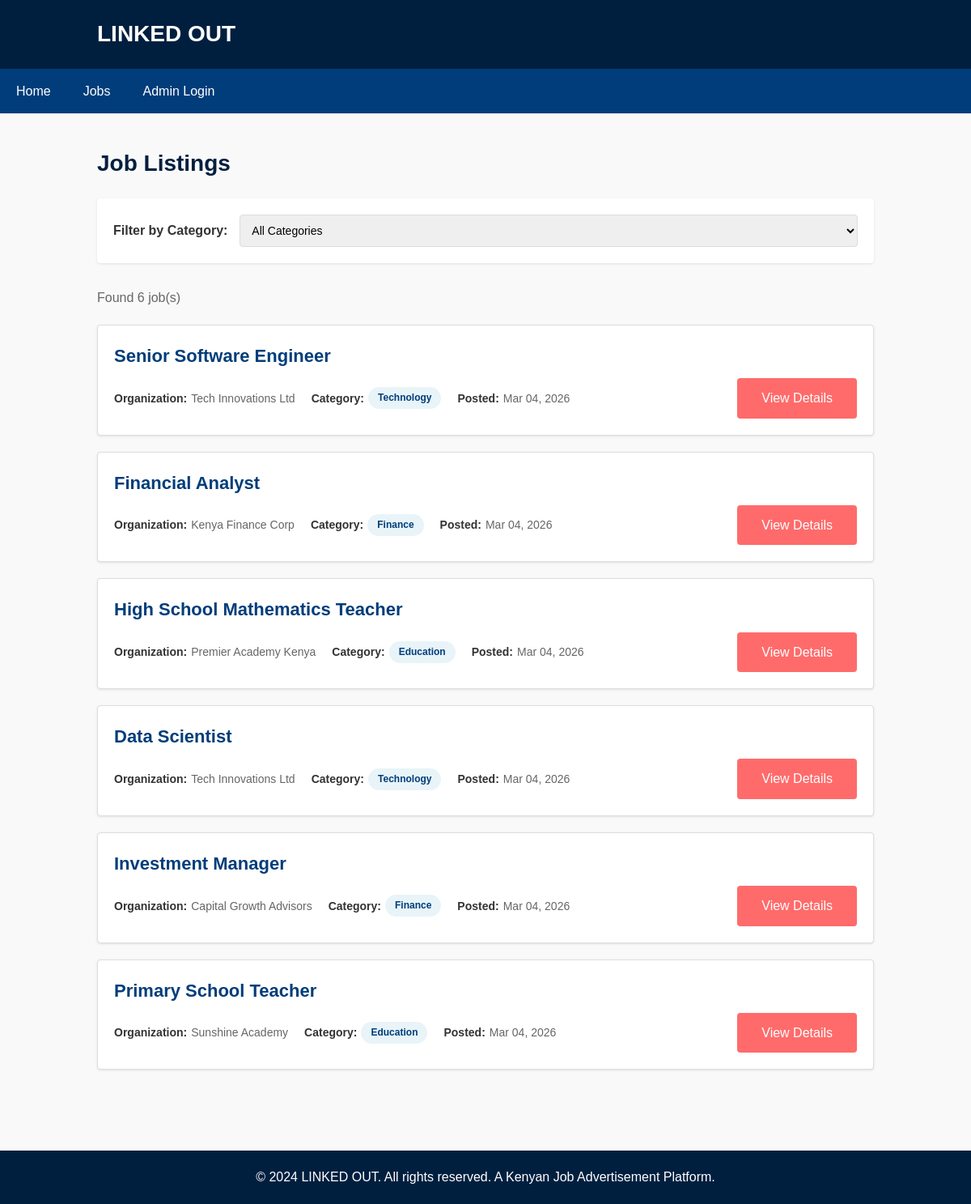
/jobs.php, run on the app's committed database.
### tables this page shows
CREATE TABLE IF NOT EXISTS jobs (
    id INT AUTO_INCREMENT PRIMARY KEY,
    title VARCHAR(255) NOT NULL,
    organization VARCHAR(255) NOT NULL,
    category VARCHAR(100) NOT NULL,
    description TEXT NOT NULL,
    email VARCHAR(255) NOT NULL,
    date_posted TIMESTAMP DEFAULT CURRENT_TIMESTAMP
);

### jobs.php (the view, shortened to what this page needs)
<?php
include 'config.php';
$query = "SELECT * FROM jobs ORDER BY date_posted DESC";
$result = mysqli_query($conn, $query);
$jobs = array();
if (mysqli_num_rows($result) > 0) {
    while ($row = mysqli_fetch_assoc($result)) {
        $jobs[] = $row;
    }
}
?>
<!DOCTYPE html>
<html lang="en">
<head>
    <link rel="stylesheet" href="style.css">
</head>
<body>
    <header>
        <div class="container">
            <h1>LINKED OUT</h1>
        </div>
    </header>
    <nav>
        <ul>
            <li><a href="index.php">Home</a></li>
            <li><a href="jobs.php">Jobs</a></li>
            <li><a href="admin_login.php">Admin Login</a></li>
        </ul>
    </nav>
    <main>
        <div class="container">
            <h2>Job Listings</h2>
            <div class="filter-section">
                <label for="category-filter"><strong>Filter by Category:</strong></label>
                <select id="category-filter" name="category" onchange="filterJobs()">
                    <option value="all">All Categories</option>
                </select>
            </div>
            <?php if (count($jobs) > 0) { ?>
                <p style="color: #666; margin-bottom: 20px;">Found <?php echo count($jobs); ?> job(s)</p>
                <?php foreach ($jobs as $job) { ?>
                    <div class="job-card">
                        <h3><?php echo htmlspecialchars($job['title']); ?></h3>
                        <div class="job-info">
                            <div class="job-meta">
                                <span><strong>Organization:</strong> <?php echo htmlspecialchars($job['organization']); ?></span>
                                <span><strong>Category:</strong> <span class="category-badge"><?php echo htmlspecialchars($job['category']); ?></span></span>
                                <span><strong>Posted:</strong> <?php echo date('M d, Y', strtotime($job['date_posted'])); ?></span>
                            </div>
                            <a href="job_details.php?id=<?php echo $job['id']; ?>" class="btn">View Details</a>
                        </div>
                    </div>
                <?php } ?>
            <?php } else { ?>
                <div class="error" style="text-align: center;">
                    <p>No jobs found in this category. Please try another category or view all jobs.</p>
                </div>
            <?php } ?>
        </div>
    </main>
    <footer>
        <p>&copy; 2024 LINKED OUT. All rights reserved. A Kenyan Job Advertisement Platform.</p>
    </footer>
</body>
</html>

### style.css (style rules this page uses)
* { margin: 0; padding: 0; box-sizing: border-box; }
body { font-family: Arial, sans-serif; line-height: 1.6; color: #333; background-color: #f9f9f9; }
.container { max-width: 1000px; margin: 0 auto; padding: 0 20px; }
header { background-color: #001f3f; color: white; padding: 20px 0; box-shadow: 0 2px 4px rgba(0, 0, 0, 0.1); }
header h1 { font-size: 28px; margin-bottom: 0; }
nav { background-color: #003d7a; padding: 0; }
nav ul { list-style: none; display: flex; margin: 0; padding: 0; }
nav li { margin: 0; }
nav a { display: block; padding: 15px 20px; color: white; text-decoration: none; transition: background-color 0.3s; }
.btn { display: inline-block; padding: 12px 30px; background-color: #ff6b6b; color: white; text-decoration: none; border: none; border-radius: 4px; cursor: pointer; font-size: 16px; transition: background-color 0.3s; }
main { padding: 40px 0; min-height: calc(100vh - 300px); }
h2 { color: #001f3f; margin-bottom: 20px; font-size: 28px; }
h3 { color: #003d7a; margin-bottom: 15px; font-size: 22px; }
.job-card { background-color: white; border: 1px solid #ddd; padding: 20px; margin-bottom: 20px; border-radius: 4px; box-shadow: 0 1px 3px rgba(0, 0, 0, 0.1); }
.job-card h3 { margin-bottom: 10px; }
.job-info { display: flex; justify-content: space-between; align-items: center; flex-wrap: wrap; gap: 10px; }
.job-meta { display: flex; gap: 20px; font-size: 14px; color: #666; }
.job-meta span { display: flex; align-items: center; }
.job-meta strong { color: #333; margin-right: 5px; }
.category-badge { background-color: #e8f4f8; color: #003d7a; padding: 4px 12px; border-radius: 20px; font-size: 12px; font-weight: bold; }
label { display: block; margin-bottom: 8px; font-weight: bold; color: #333; }
input[type="text"], input[type="email"], input[type="password"], select, textarea { width: 100%; padding: 10px; border: 1px solid #ddd; border-radius: 4px; font-family: Arial, sans-serif; font-size: 14px; }
footer { background-color: #001f3f; color: white; text-align: center; padding: 20px; margin-top: 40px; }
footer p { margin: 0; }
.filter-section { background-color: white; padding: 20px; border-radius: 4px; margin-bottom: 30px; box-shadow: 0 1px 3px rgba(0, 0, 0, 0.1); display: flex; gap: 15px; align-items: center; flex-wrap: wrap; }
.filter-section label { margin-bottom: 0; }
.filter-section select { width: auto; flex: 1; min-width: 200px; }

### data on the page
jobs: title "Senior Software Engineer", organization "Tech Innovations Ltd", category "Technology", date_posted "Mar 04, 2026"
jobs: title "Financial Analyst", organization "Kenya Finance Corp", category "Finance", date_posted "Mar 04, 2026"
jobs: title "High School Mathematics Teacher", organization "Premier Academy Kenya", category "Education", date_posted "Mar 04, 2026"
jobs: title "Data Scientist", organization "Tech Innovations Ltd", category "Technology", date_posted "Mar 04, 2026"
jobs: title "Investment Manager", organization "Capital Growth Advisors", category "Finance", date_posted "Mar 04, 2026"
jobs: title "Primary School Teacher", organization "Sunshine Academy", category "Education", date_posted "Mar 04, 2026"

### other printed values
count($jobs) "6"
